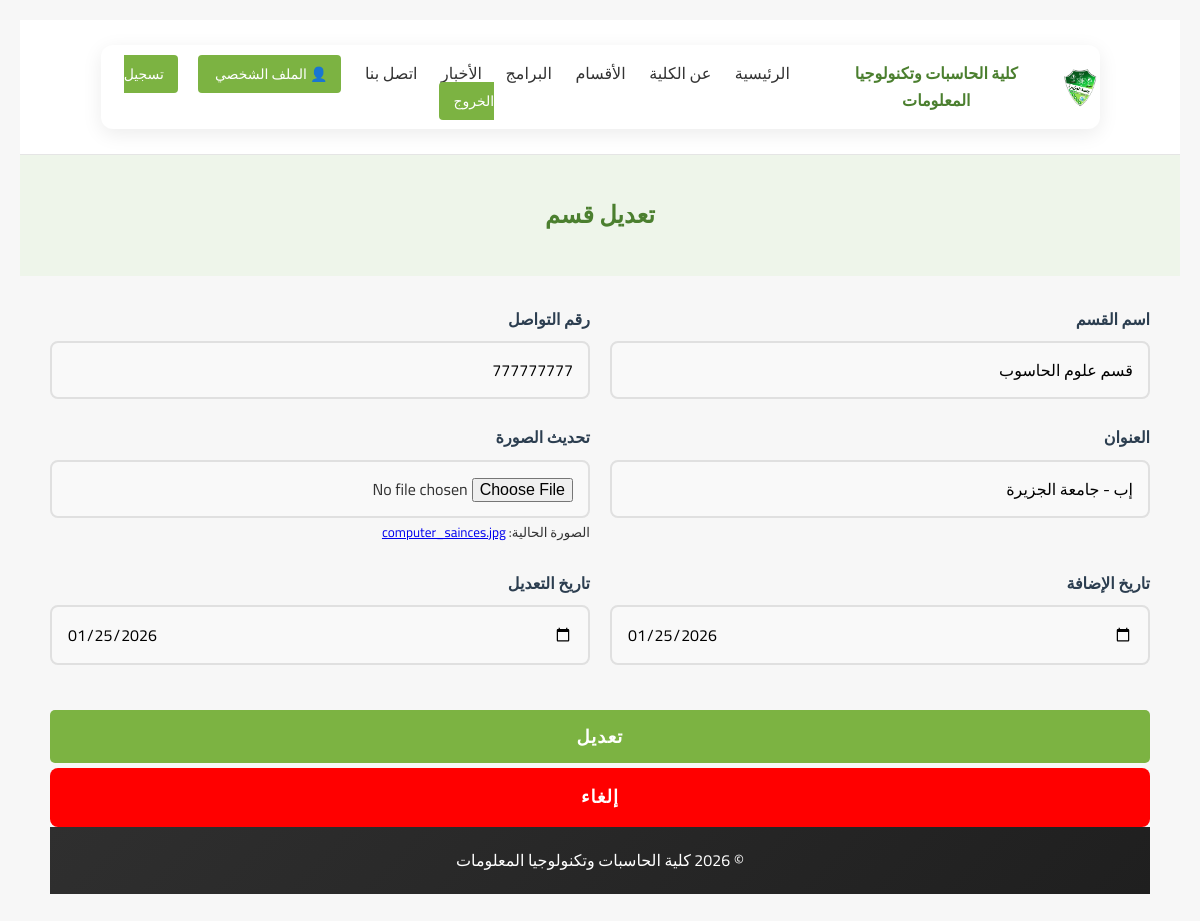
Screenshot of /update.php?id=28&edit=1 (signed in) with the database file from the repository.
### tables this page shows
CREATE TABLE `academic` (
  `id_Academic` int(11) NOT NULL,
  `name` varchar(50) NOT NULL,
  `Address` varchar(50) NOT NULL,
  `descr` mediumtext NOT NULL,
  `phone` int(14) NOT NULL,
  `data_start` date NOT NULL,
  `data_update` date NOT NULL,
  `image` varchar(255) DEFAULT NULL
);

### update.php (the view, shortened to what this page needs)
<!DOCTYPE html>
<html lang="ar" dir="rtl">
<head>
    <link rel="stylesheet" href="style.css">
</head>
<body>
    <header class="header">
        <div class="container">
            <div class="logo">
                <img src="images/logo.png" alt="Green Tech">
                <span>كلية الحاسبات وتكنولوجيا المعلومات</span>
            </div>
            <nav class="nav">
                <a href="index.php">الرئيسية</a>
                <a href="about.php">عن الكلية</a>
                <a href="department.php">الأقسام</a>
                <a href="programes.php">البرامج</a>
                <a href="news.php">الأخبار</a>
                <a href="contact.php">اتصل بنا</a>
                <?php if (isset($_SESSION['user_id'])): ?>
                    <a href="profile.php" class="login-link">
                        👤 الملف الشخصي
                    </a>
                    <a href="logout.php" class="login-link">
                        تسجيل الخروج
                    </a>
                <?php else: ?>
                    <a href="login.php" class="login-link">
                        تسجيل الدخول
                    </a>
                <?php endif; ?>
            </nav>
        </div>
    </header>
    <body>
        <section class="page-title">
            <h1>تعديل قسم </h1>
        </section>
        <?php
        include('contact.php');
        $name1 = $address1 = $mas1 = $tim1 = $tim2 = "";
        if (isset($_GET['edit'])) {
            $id = $_GET['id'];
            $sql = "select * from academic where id_Academic=" . $id;
            $r = mysqli_query($con, $sql);
            if ($row = mysqli_fetch_assoc($r)) {
                $name1    = $row["name"];
                $address1 = $row["Address"];
                $phone1   = $row["phone"];
                $tim1     = $row["data_start"];
                $tim2     = $row["data_update"];
                $image1   = $row["image"];
            }
        }
        ?>
        <div class="form-container">
            <form action="update.php" method="post" enctype="multipart/form-data" autocomplete="off">
                <div class="form-row">
                    <div class="form-group">
                        <label for="name" class="required">اسم القسم</label>
                        <input type="text" id="name" name="name" class="form-control"
                            value="<?php echo htmlspecialchars($name1); ?>" required>
                    </div>
                    <div class="form-group">
                        <label for="phone" class="required">رقم التواصل</label>
                        <input type="text" id="phone" name="phone" class="form-control"
                            value="<?php echo htmlspecialchars($phone1); ?>" required>
                    </div>
                </div>
                <div class="form-row">
                    <div class="form-group">
                        <label for="address" class="required">العنوان</label>
                        <input type="text" id="address" name="address" class="form-control"
                            value="<?php echo htmlspecialchars($address1); ?>" required>
                    </div>
                    <div class="form-group">
                        <label for="image">تحديث الصورة</label>
                        <input type="file" id="image" name="image" class="form-control" accept="image/*">
                        <?php if (!empty($image1)): ?>
                            <small>الصورة الحالية: <a href="uploads/<?php echo $image1; ?>" target="_blank"><?php echo $image1; ?></a></small>
                        <?php endif; ?>
                    </div>
                </div>
                <div class="form-row">
                    <div class="form-group">
                        <label for="tim" class="required">تاريخ الإضافة</label>
                        <input type="date" id="tim" name="tim1" class="form-control"
                            value="<?php echo htmlspecialchars($tim1); ?>" required>
                    </div>
                    <div class="form-group">
                        <label for="tim2">تاريخ التعديل</label>
                        <input type="date" id="tim2" name="tim2" class="form-control"
                            value="<?php echo htmlspecialchars($tim2); ?>">
                    </div>
                </div>
                <input type="submit" name="update" class="submit-btn" value="تعديل">
                <div class="ll ">
                    <a href="department.php" class=" yu"> إلغاء </a>
                </div>
            </form>
    </body>
    <footer class="footer">
        <p>© 2026 كلية الحاسبات وتكنولوجيا المعلومات</p>
    </footer>
</html>

### style.css (style rules this page uses)
* { margin: 0; padding: 0; box-sizing: border-box; font-family: 'Cairo', sans-serif; }
body { background: #f7f7f7; color: #333; line-height: 1.7; }
.container { width: 90%; max-width: 1200px; margin: auto; }
.header { background: #fff; border-bottom: 1px solid #e5e5e5; position: sticky; top: 0; z-index: 1000; }
.header .container { display: flex; justify-content: space-between; align-items: center; padding: 15px 0; }
.logo { display: flex; align-items: center; gap: 10px; font-weight: 700; color: #4b7f2f; }
.logo img { width: 40px; }
.nav a { margin: 0 10px; text-decoration: none; color: #333; font-weight: 500; transition: color 0.3s; }
.login-link { background: #7cb342; color: #fff !important; padding: 6px 14px; border-radius: 4px; font-size: 14px; transition: all 0.3s; }
.btn, .submit-btn { background: #7cb342; color: #fff; padding: 10px 25px; border-radius: 5px; border: none; cursor: pointer; text-decoration: none; transition: all 0.3s; }
section { padding: 60px 0; }
.page-title { background: #eef5ea; padding: 40px 0; text-align: center; color: #4b7f2f; }
.footer { background: linear-gradient(135deg, #2f2f2f, #1f1f1f); color: #fff; text-align: center; padding: 20px 0; }

### update.php (style rules this page uses)
.page-title { background: #eef5ea; padding: 40px 0; text-align: center; color: #4b7f2f; }
* { margin: 0; padding: 0; box-sizing: border-box; font-family: 'Segoe UI', Tahoma, Geneva, Verdana, sans-serif; }
body { background-color: #f5f5f5; color: #333; line-height: 1.6; padding: 20px; }
.container { max-width: 800px; margin: 30px auto; background: white; border-radius: 12px; box-shadow: 0 5px 20px rgba(0, 0, 0, 0.08); overflow: hidden; }
.header { background: linear-gradient(135deg, #2c3e50, #3498db); color: white; padding: 25px; text-align: center; border-bottom: 5px solid #2980b9; }
.form-container { padding: 30px; }
.form-group { margin-bottom: 25px; position: relative; }
.form-group label { display: block; margin-bottom: 8px; font-weight: 600; color: #2c3e50; font-size: 16px; }
.form-control { width: 100%; padding: 12px 15px; border: 2px solid #e0e0e0; border-radius: 8px; font-size: 16px; transition: all 0.3s; background-color: #f9f9f9; }
.submit-btn { background: linear-gradient(135deg, #27ae60, #2ecc71); color: white; border: none; padding: 14px 30px; font-size: 18px; font-weight: 600; border-radius: 8px; cursor: pointer; transition: all 0.3s; display: block; width: 100%; margin-top: 20px; letter-spacing: 1px; text-decoration: none; }
.form-row { display: grid; grid-template-columns: 1fr 1fr; gap: 20px; }
.ll { text-align: center; }
.yu { background-color: red; color: white; border: none; padding: 14px 30px; font-size: 18px; font-weight: 600; border-radius: 8px; cursor: pointer; transition: all 0.3s; display: block; width: 100%; margin-top: 5px; letter-spacing: 1px; text-decoration: none; }

### rows the page displays
academic: name "قسم علوم الحاسوب", phone "777777777", address "إب - جامعة الجزيرة", image "computer_sainces.jpg", tim1 "01/25/2026", tim2 "01/25/2026"
